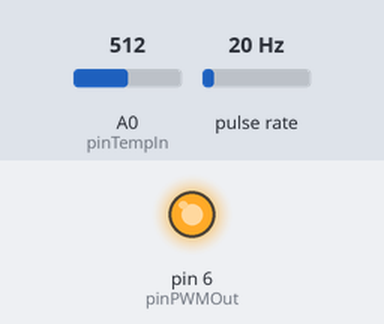
The sketch below on a simulated Arduino Uno, built with avr-gcc and run on an emulated ATmega328P. Parts: output pins drawn as LEDs (lit = HIGH). Wiring (inferred from the names in the program): pulse sensor: data pin 2. The test bench sets the inputs (shaded band); at power-on: A0 (pinTempIn) = 512, pulse rate 20 Hz. What the sketch prints to the serial monitor is not drawn.

Above: at 1.2 s.
1.3 s: A0 (pinTempIn) set to 122
4.3 s: pulse rate (sensor on pin 2) set to 4 Hz
6.7 s: pulse rate (sensor on pin 2) set to 100 Hz
At 8.45 s:
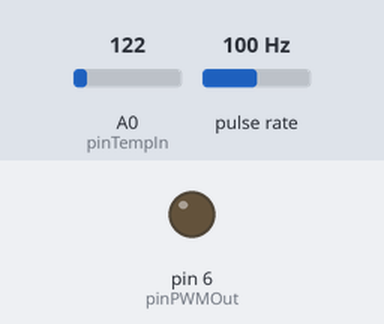
9.7 s: A0 (pinTempIn) set to 55
Timing chart, 0 to 12.3 s (numbered marks = the images above; inputs shaded):
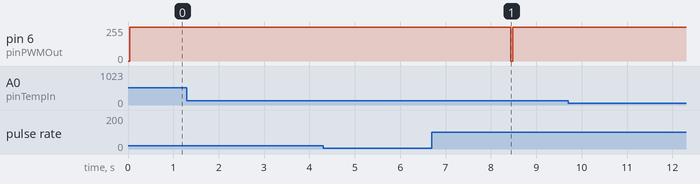

Measured:
- after the input at 6.7 s, pin 6 (pinPWMOut): 255/255 → 0/255 after 1.7 s, → 255/255 0.04 s later

The sketch:

ArduinoNanoPWMLuefter.ino
```cpp
const bool isDebug = true;

// OUT
const int pinPWMOut = 6;
// IN
const int pinRPMFan1 = 2;
const int pinRPMFan2 = 4;
const int pinRPMFan3 = 7;
const int pinRPMFan4 = 8;
// ANALOG IN
const int pinTempIn = A0;

double TempDouble = 0.0;
int TempInteger = 0;
int rawTemperatur = 0;
const int MinimalTemp = 25;
const int MaximalTemp = 65;


int CounterRPMFan1 = 0;
int CounterRPMFan2 = 0;
int CounterRPMFan3 = 0;
int CounterRPMFan4 = 0;

int MillsHigh = 0;
int MillsLow = 0;

void setup()
{
  pinMode(pinPWMOut, OUTPUT);
  pinMode(pinTempIn, INPUT);

  if(isDebug){
    Serial.begin(9600);
    Serial.print("INIT Done");

    pinMode(pinRPMFan1, INPUT);
    digitalWrite(pinRPMFan1, HIGH);
    attachInterrupt(digitalPinToInterrupt(pinRPMFan1), interruptFan1, FALLING);

    pinMode(pinRPMFan2, INPUT);
    digitalWrite(pinRPMFan2, HIGH);
    attachInterrupt(digitalPinToInterrupt(pinRPMFan2), interruptFan2, FALLING);

    pinMode(pinRPMFan3, INPUT);
    digitalWrite(pinRPMFan3, HIGH);
    attachInterrupt(digitalPinToInterrupt(pinRPMFan3), interruptFan3, FALLING);

    pinMode(pinRPMFan4, INPUT);
    digitalWrite(pinRPMFan4, HIGH);
    attachInterrupt(digitalPinToInterrupt(pinRPMFan4), interruptFan4, FALLING);
  }
}

void loop(){
  rawTemperatur = analogRead(A0);
  TempDouble = convertRawToTemperature(rawTemperatur, true);
  TempInteger = (int) TempDouble;

  calculatePWM();
  doPWM();

  if(isDebug){
    Serial.print("Temperatur: " + TempInteger);
    Serial.print(" MillsHigh: " + MillsHigh);
    Serial.print(" MillsLow: " + MillsLow);
    Serial.print("RPM Fan1: " + CounterRPMFan1);
    Serial.print(" RPM Fan2: " + CounterRPMFan2);
    Serial.print("\n");
    Serial.print("RPM Fan3: " + CounterRPMFan3);
    Serial.print(" RPM Fan4: " + CounterRPMFan4);
    Serial.print("\n");
    Serial.print("\n");
  }
}

void calculatePWM(){
  if(TempInteger <= MinimalTemp){ // 25%
    MillsHigh = 10;
    MillsLow =  30;
  } else if ( TempInteger >= MaximalTemp) {
    MillsHigh = 100;
    MillsLow =  0;
  } else {
    MillsLow =  10;
    int diffTemp = TempInteger - MinimalTemp;
    int percent = diffTemp * 2; // 1° = 2 % max 80%
    MillsHigh = 20 + percent;
  }
}

void doPWM(){
  digitalWrite(pinPWMOut, LOW);
  delayMicroseconds(MillsLow);
  digitalWrite(pinPWMOut, HIGH);
  delayMicroseconds(MillsHigh);

  digitalWrite(pinPWMOut, LOW);
  delayMicroseconds(MillsLow);
  digitalWrite(pinPWMOut, HIGH);
  delayMicroseconds(MillsHigh);

  digitalWrite(pinPWMOut, LOW);
  delayMicroseconds(MillsLow);
  digitalWrite(pinPWMOut, HIGH);
  delayMicroseconds(MillsHigh);

  digitalWrite(pinPWMOut, LOW);
  delayMicroseconds(MillsLow);
  digitalWrite(pinPWMOut, HIGH);
  delayMicroseconds(MillsHigh);

  digitalWrite(pinPWMOut, LOW);
  delayMicroseconds(MillsLow);
  digitalWrite(pinPWMOut, HIGH);
  delayMicroseconds(MillsHigh);
}

double convertRawToTemperature(int raw, bool celsius)
{
  double temperatureInF;

  temperatureInF = log(10000.0 * ((1024.0 / raw - 1)));
  temperatureInF = 1 / (0.001129148 + (0.000234125 + (0.0000000876741 * temperatureInF * temperatureInF )) * temperatureInF );
  temperatureInF = temperatureInF - 273.15;

  if (celsius == false) {
    temperatureInF = (temperatureInF * 9.0) / 5.0 + 32.0;

  }

  return temperatureInF;
}

void interruptFan1(){
  CounterRPMFan1++;
}

void interruptFan2(){
  CounterRPMFan2++;
}

void interruptFan3(){
  CounterRPMFan3++;
}

void interruptFan4(){
  CounterRPMFan4++;
}
```
